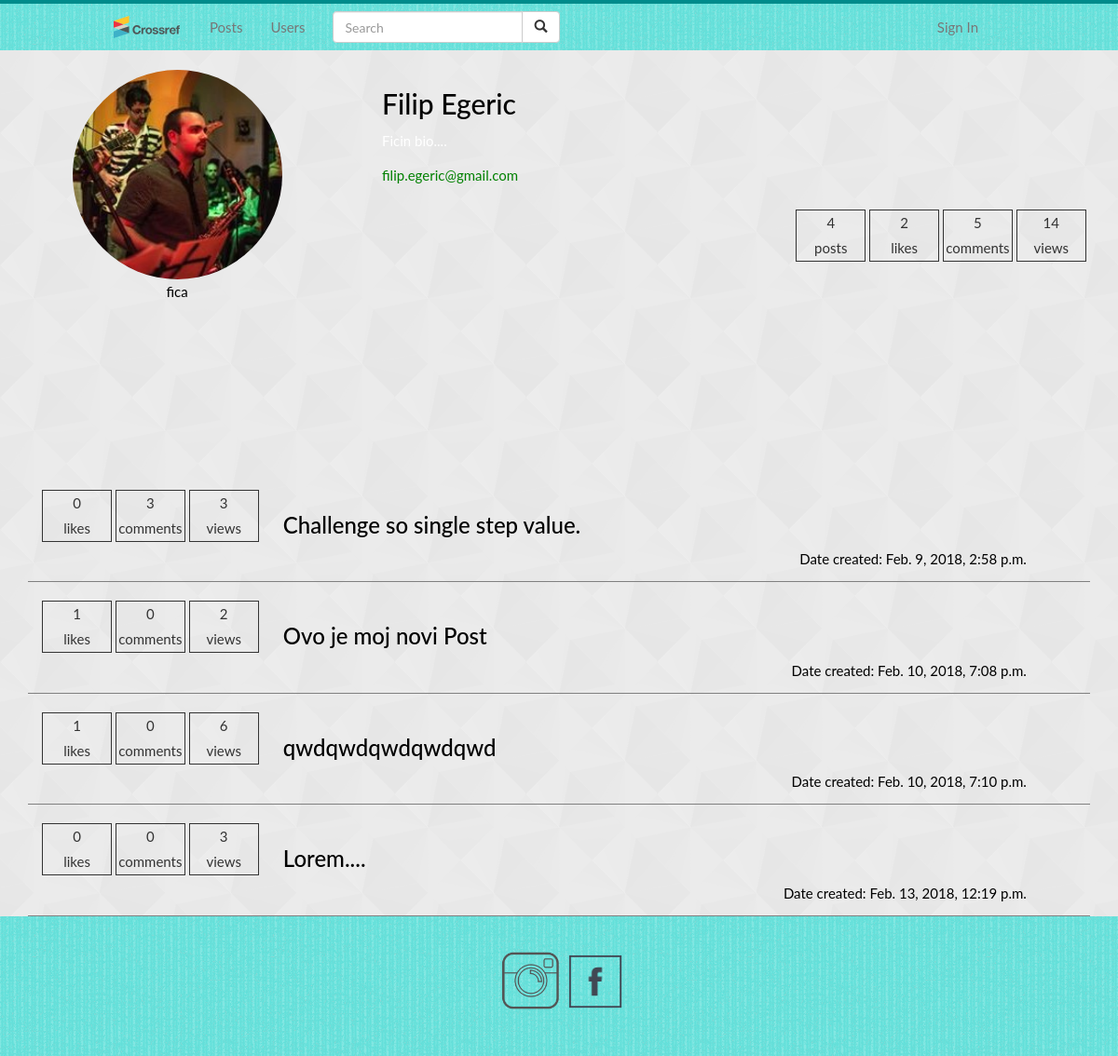
Before: /users/2/ with the older database file.
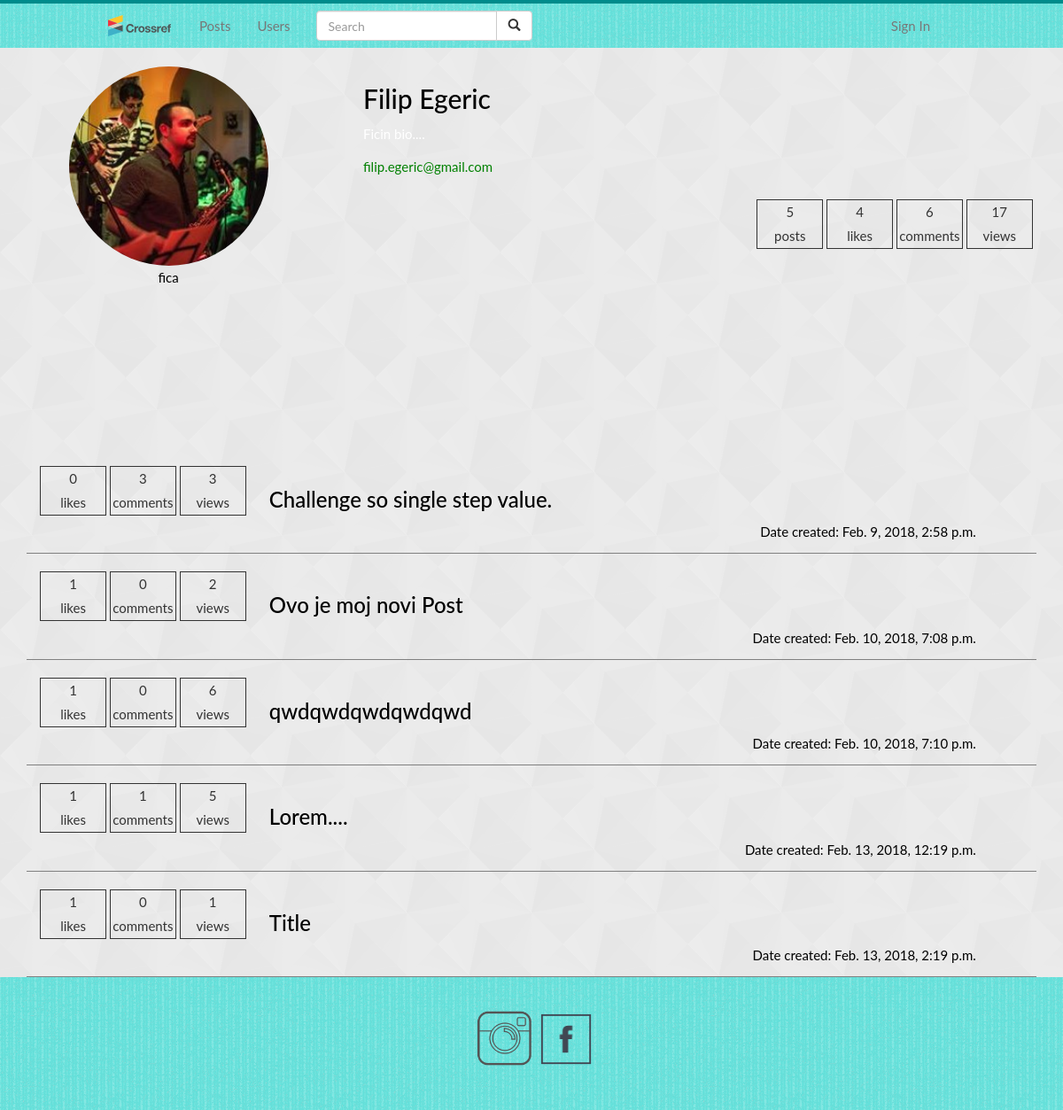
After: the same page with the newer database file.
### users/models.py (models this page shows, shortened)
class UserDetails(models.Model):
    user = models.OneToOneField(User, on_delete=models.CASCADE)
    bio = models.TextField(max_length=500, blank=True)
    image = models.ImageField(upload_to='static/img', default='static/img/man.png')
    @property
    def no_of_likes(self):
        return sum(Post.objects.values_list('likes', flat=True).filter(user_id=self.user.pk))
    @property
    def no_of_comments(self):
        posts_by_user = Post.objects.values_list('id', flat=True).filter(user_id=self.user.pk)
        suma = 0
        for p in posts_by_user:
            temp = Comment.objects.filter(post_id=p).count()
            suma += temp
        return suma
    @property
    def no_of_views(self):
        return sum(Post.objects.values_list('views', flat=True).filter(user_id=self.user.pk))

### posts/models.py (models this page shows, shortened)
class Post(models.Model):
    title = models.CharField(max_length=255)
    body = models.TextField()
    deleted = models.BooleanField(default=False)
    likes = models.IntegerField(default=0)
    views = models.IntegerField(default=0)
    created_at = models.DateTimeField(auto_now_add=True)
    user_id = models.ForeignKey(User, on_delete=models.CASCADE)
    @property
    def number_of_comments(self):
        return Comment.objects.filter(post_id=self.pk).count()

### users/views.py (the view)
# urls.py: path('users/<int:pk>/', user, name='user'),
def user(request, pk):
    user = get_object_or_404(User, pk=pk)
    posts = Post.objects.filter(user_id=pk, deleted=False)
    form2 = SignInForm()
    if request.method == 'POST':
        form = EditProfileForm(request.POST, request.FILES)
        if form.is_valid() and form.cleaned_data['password'] == form.cleaned_data['confirm']:
            u = User.objects.get(id=request.user.pk)
            u.first_name = form.cleaned_data['first_name']
            u.last_name = form.cleaned_data['last_name']
            u.userdetails.bio = form.cleaned_data['bio']
            if form.cleaned_data['image'] is not None:
                u.userdetails.image = form.cleaned_data['image']
            u.set_password(form.cleaned_data['password'])
            u.save()
            update_session_auth_hash(request, u)
            messages.add_message(request, messages.INFO, "Profile edited!")
            return redirect('user', user.pk)
    else:
        form = EditProfileForm(initial={'first_name': user.first_name,
                                        'last_name': user.last_name,
                                        'bio': user.userdetails.bio})
    return render(request, 'user.html', {'user': user, 'posts': posts,
                                         'form': form, 'form2': form2,
                                         'title': user.username})

### users/forms.py
class EditProfileForm(forms.Form):
    first_name = forms.CharField()
    last_name = forms.CharField()
    bio = forms.CharField(widget=forms.Textarea())
    image = forms.ImageField(required=False)
    password = forms.CharField(widget=forms.PasswordInput())
    confirm = forms.CharField(widget=forms.PasswordInput())

class SignInForm(forms.Form):
    username = forms.CharField(max_length=150, required=True)
    password = forms.CharField(required=True, widget=forms.PasswordInput())
    class Meta:
        model = User
        fields = ['username', 'password']

### templates/user.html (shortened to what this page needs)
{% extends 'base.html' %}
{% load static %}
{% static "" as baseUrl %}
{% load widget_tweaks %}
{% block content %}
<div id="contentProfile">
    <div class="row">
        <div id="profileImg" class="col-sm-4 text-center">
            <img id="profile-img" src="{{ baseUrl }}/{{ user.userdetails.image }}" class="img-circle" alt="man">
            {% if request.user.is_authenticated and user.pk == request.user.pk %}
                <a id="modal-link" href="#" data-toggle="modal" data-target="#modalEdit">Edit profile</a>
                <br>
            {% else %}
                <p style="color:black;">{{ user.username }}</p>
            {% endif %}
        </div>
        <div id="nameAndBio" class="col-sm-4">
            <div class="">
                <h2 style="color: black;">{{ user.first_name }}&nbsp{{ user.last_name }}</h2>
                <p style="color: black;">
                    {{ user.userdetails.bio|linebreaks }}
                </p>
                <p style="color: green;">{{ user.email }}</p>
            </div>
        </div>
        <div id="userStats" class="col-sm-4 container text-center">
            <div class="likes text-center">
                <div class="count">{{ posts.count }}</div>
                <div>posts</div>
            </div>
            <div class="likes text-center">
                <div class="count">{{ user.userdetails.no_of_likes }}</div>
                <div>likes</div>
            </div>
            <div class="comments text-center">
                <div class="count">{{ user.userdetails.no_of_comments }}</div>
                <div>comments</div>
            </div>
            <div class="views text-center">
                <div class="count">{{ user.userdetails.no_of_views }}</div>
                <div>views</div>
            </div>
        </div>
    </div>
    <div id="posts" class="container">
        {% for post in posts %}
        <div class="post">
            <div class="postStats container ">
                <div class="likes text-center">
                    <div class="count">{{ post.likes }}</div>
                    <div>likes</div>
                </div>
                <div class="comments text-center">
                    <div class="count">{{ post.number_of_comments }}</div>
                    <div>comments</div>
                </div>
                <div class="views text-center">
                    <div class="count">{{ post.views }}</div>
                    <div>views</div>
                </div>
            </div>
            <div class="postTitleDiv">
                <a href="{% url 'post' post.pk %}">
                    <h3>{{ post.title }}</h3>
                </a>
                <div class="dateCreatedDiv pull-right">
                    <p style="color: black;">Date created: {{ post.created_at }}</p>
                </div>
            </div>
        </div>
        {% endfor %}
    </div>
</div>
{% endblock content %}

### templates/base.html (shortened to what this page needs)
{% load static %}
<!DOCTYPE html>
<html lang="en">
<head>
    <link href="https://maxcdn.bootstrapcdn.com/bootstrap/3.3.7/css/bootstrap.min.css" rel="stylesheet"
>
    <link rel="stylesheet" href="{% static 'css/style.css' %}">
</head>
<body>
    {% include 'includes/navbar.html' %}
    {% block content %}
    {% endblock %}
    {% include 'includes/footer.html' %}
</body>
</html>

### templates/includes/navbar.html (shortened to what this page needs)
{% load static %}
<nav id="global-nav" class="navbar navbar-default navbar-fixed-top">
    <div class="container-fluid">
        <div class="navbar-header" style="width: 5em;">
            <a class="navbar-brand" href="{% url 'index' %}" style="width: 100%; padding: 2px;">
                <img src="{% static 'img/logo.svg' %}" alt="LOGO" style="height: 100%; width: 100%;">
            </a>
        </div>
        <div class="collapse navbar-collapse" id="myNavbar">
            <ul id="navBarList" class="nav navbar-nav">
                <li>
                    <a href="{% url 'posts' %}">Posts</a>
                </li>
                <li>
                    <a href="{% url 'users' %}">Users</a>
                </li>
                <li>
                    <form action="{% url 'search' %}" class="navbar-form" role="search">
                        <div class="input-group">
                            <input type="text" class="form-control" placeholder="Search" name="q">
                            <div class="input-group-btn">
                                <button class="btn btn-default" type="submit">
                                    <i class="glyphicon glyphicon-search"></i>
                                </button>
                            </div>
                        </div>
                    </form>
                </li>
            </ul>
            <ul id="rightNavList" class="nav navbar-nav pull-right">
                {% if not request.user.is_authenticated %}
                <li>
                    <a href="#" data-toggle="modal" data-target="#myModal">Sign In</a>
                </li>
                {% endif %}
            </ul>
        </div>
    </div>
</nav>

### templates/includes/modalsignin.html (shortened to what this page needs)
{% load widget_tweaks %}

### templates/includes/footer.html
{% load static %}
<footer class="text-center">
    <a id="instalink" target="_blank" href="https://www.instagram.com/">
        <img id="instaicon" src="{% static 'img/instaicon.png' %}" alt="Instagram">
    </a>
    <a id="fblink" target="_blank" href="https://www.facebook.com/">
        <img id="fbicon" src="{% static 'img/fbicon.png' %}" alt="Facebook">
    </a>
</footer>

### static/css/style.css (style rules this page uses)
html { height: 100%; box-sizing: border-box; }
body { font: 400 15px/1.8 Lato, sans-serif; background-image: url("../img/diagmonds-light.png"); background-repeat: repeat; position: relative; margin: 0; min-height: 100%; padding-bottom: 10em; }
.container-fluid { padding-left: 9em; padding-right: 9em; background-color: #62e0da; background-image: url("../img/textured-stripes.png"); background-repeat: repeat-y; background-repeat: repeat-x; }
h2, p { color: white; }
#posts a { color: black; }
#posts { padding-top: 5em; }
#global-nav { border-bottom: 0px; border-top: solid 4px darkcyan; }
.post { margin-top: 20px; border-bottom: solid 1px grey; }
.postStats { display: inline-block; width: 18em; }
.likes { width: 5em; border: solid 1px; display: inline-block; }
.comments { width: 5em; border: solid 1px; display: inline-block; }
.views { width: 5em; border: solid 1px; display: inline-block; }
.postTitleDiv { width: 70%; display: inline-block; }
.postTitleDiv h3 { margin-top: 0; }
footer { background-color: #62e0da; background-image: url("../img/textured-stripes.png"); color: #050505; padding: 32px; width: 100%; margin-bottom: 0px; position: absolute; right: 0; bottom: 0; left: 0; height: 10em; }
footer a { color: #e4dede; }
#instaicon { height: 5em; width: 5em; }
#fbicon { height: 4em; width: 4em; }
#contentProfile { padding-top: 5em; }
#profile-img { width: 15em; height: 15em; display: inline-block; }
#userStats { padding: 10em 0; }

Changed rows visible on the page:
changed Post "Feb. 13, 2018, 12:19 p.m.": likes "0" → "1"; number_of_comments "0" → "1"; views "3" → "5"
added Post: likes "1", number_of_comments "0", views "1", title "Title", created_at "Feb. 13, 2018, 2:19 p.m."
Other visible differences:
{{ posts.count }}: "4" → "5"
{{ user.userdetails.no_of_likes }}: "2" → "4"
{{ user.userdetails.no_of_comments }}: "5" → "6"
{{ user.userdetails.no_of_views }}: "14" → "17"
